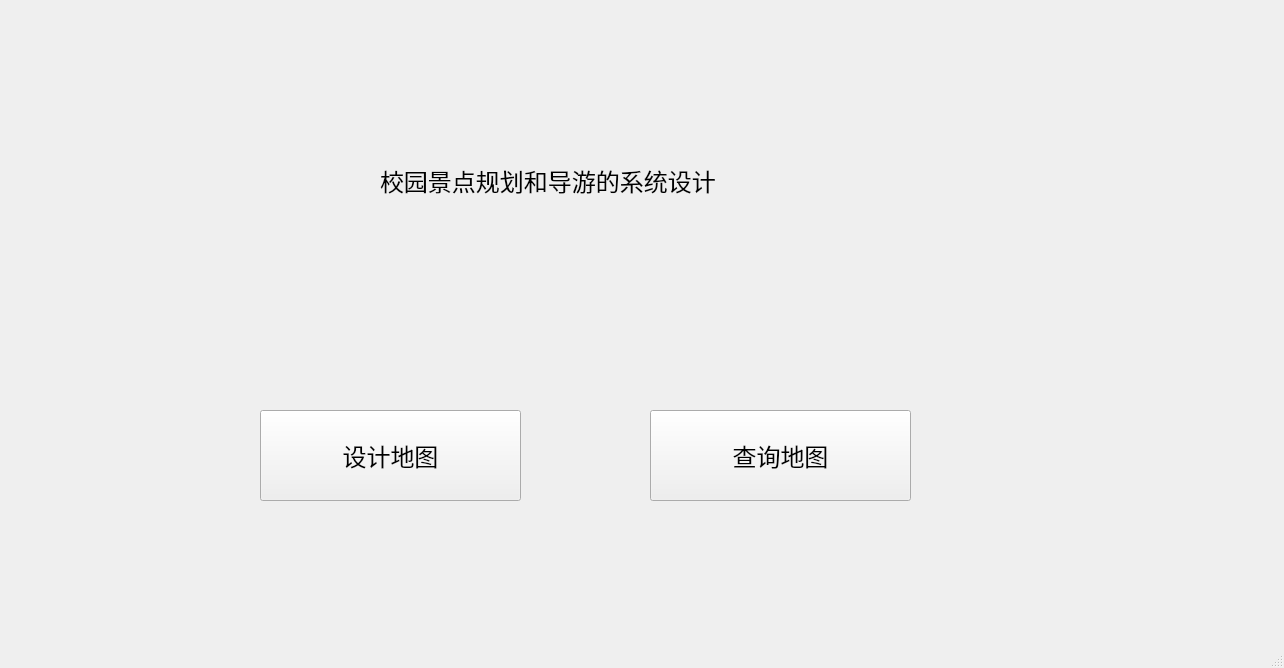
<?xml version="1.0" encoding="UTF-8"?>
<ui version="4.0">
 <class>MainWindow</class>
 <widget class="QMainWindow" name="MainWindow">
  <property name="geometry">
   <rect>
    <x>0</x>
    <y>0</y>
    <width>1284</width>
    <height>668</height>
   </rect>
  </property>
  <property name="windowTitle">
   <string>MainWindow</string>
  </property>
  <widget class="QWidget" name="centralwidget">
   <widget class="QPushButton" name="pushButton">
    <property name="geometry">
     <rect>
      <x>260</x>
      <y>410</y>
      <width>261</width>
      <height>91</height>
     </rect>
    </property>
    <property name="font">
     <font>
      <pointsize>18</pointsize>
     </font>
    </property>
    <property name="text">
     <string>设计地图</string>
    </property>
   </widget>
   <widget class="QPushButton" name="pushButton_2">
    <property name="geometry">
     <rect>
      <x>650</x>
      <y>410</y>
      <width>261</width>
      <height>91</height>
     </rect>
    </property>
    <property name="font">
     <font>
      <pointsize>18</pointsize>
     </font>
    </property>
    <property name="text">
     <string>查询地图</string>
    </property>
   </widget>
   <widget class="QLabel" name="label">
    <property name="geometry">
     <rect>
      <x>380</x>
      <y>120</y>
      <width>491</width>
      <height>121</height>
     </rect>
    </property>
    <property name="font">
     <font>
      <pointsize>18</pointsize>
     </font>
    </property>
    <property name="text">
     <string>校园景点规划和导游的系统设计</string>
    </property>
   </widget>
  </widget>
  <widget class="QMenuBar" name="menubar">
   <property name="geometry">
    <rect>
     <x>0</x>
     <y>0</y>
     <width>1284</width>
     <height>26</height>
    </rect>
   </property>
  </widget>
  <widget class="QStatusBar" name="statusbar"/>
 </widget>
 <resources/>
 <connections/>
</ui>
